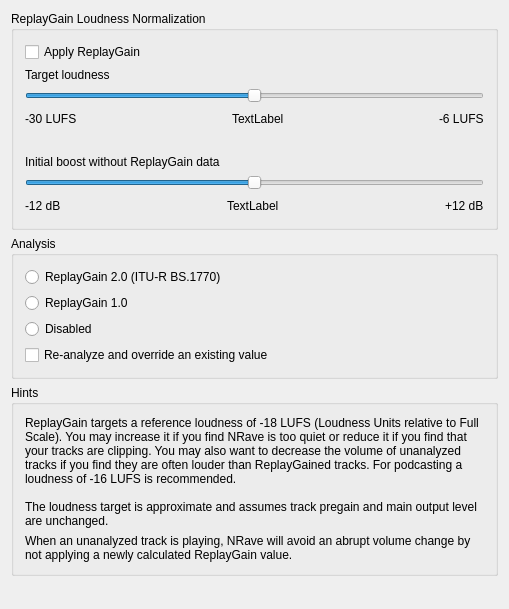
<?xml version="1.0" encoding="UTF-8"?>
<ui version="4.0">
 <class>DlgPrefReplayGainDlg</class>
 <widget class="QWidget" name="DlgPrefReplayGainDlg">
  <property name="geometry">
   <rect>
    <x>0</x>
    <y>0</y>
    <width>509</width>
    <height>609</height>
   </rect>
  </property>
  <property name="windowTitle">
   <string>Normalization Preferences</string>
  </property>
  <layout class="QVBoxLayout" name="verticalLayout">
   <item>
    <widget class="QGroupBox" name="groupBox">
     <property name="title">
      <string>ReplayGain Loudness Normalization</string>
     </property>
     <layout class="QVBoxLayout" name="verticalLayout_2">
      <item>
       <widget class="QCheckBox" name="EnableGain">
        <property name="toolTip">
         <string>Apply loudness normalization to loaded tracks.</string>
        </property>
        <property name="text">
         <string>Apply ReplayGain</string>
        </property>
       </widget>
      </item>
      <item>
       <widget class="QLabel" name="label_boost">
        <property name="toolTip">
         <string>For tracks with ReplayGain, adjust the target loudness to this LUFS value (Loudness Units relative to Full Scale).</string>
        </property>
        <property name="text">
         <string>Target loudness</string>
        </property>
        <property name="buddy">
         <cstring>SliderReplayGainBoost</cstring>
        </property>
       </widget>
      </item>
      <item>
       <widget class="QSlider" name="SliderReplayGainBoost">
        <property name="toolTip">
         <string/>
        </property>
        <property name="locale">
         <locale language="C" country="AnyCountry"/>
        </property>
        <property name="minimum">
         <number>-12</number>
        </property>
        <property name="maximum">
         <number>12</number>
        </property>
        <property name="singleStep">
         <number>1</number>
        </property>
        <property name="pageStep">
         <number>1</number>
        </property>
        <property name="value">
         <number>0</number>
        </property>
        <property name="orientation">
         <enum>Qt::Horizontal</enum>
        </property>
        <property name="tickInterval">
         <number>5</number>
        </property>
       </widget>
      </item>
      <item>
       <layout class="QHBoxLayout" name="horizontalLayout_2">
        <property name="spacing">
         <number>6</number>
        </property>
        <property name="rightMargin">
         <number>0</number>
        </property>
        <property name="bottomMargin">
         <number>20</number>
        </property>
        <item>
         <widget class="QLabel" name="label_3">
          <property name="text">
           <string>-30 LUFS</string>
          </property>
         </widget>
        </item>
        <item>
         <spacer>
          <property name="orientation">
           <enum>Qt::Horizontal</enum>
          </property>
          <property name="sizeHint" stdset="0">
           <size>
            <width>40</width>
            <height>20</height>
           </size>
          </property>
         </spacer>
        </item>
        <item>
         <widget class="QLabel" name="LabelCurrentReplayGainBoost">
          <property name="text">
           <string notr="true">TextLabel</string>
          </property>
         </widget>
        </item>
        <item>
         <spacer name="horizontalSpacer">
          <property name="orientation">
           <enum>Qt::Horizontal</enum>
          </property>
          <property name="sizeHint" stdset="0">
           <size>
            <width>40</width>
            <height>20</height>
           </size>
          </property>
         </spacer>
        </item>
        <item>
         <widget class="QLabel" name="label_4">
          <property name="text">
           <string>-6 LUFS</string>
          </property>
         </widget>
        </item>
       </layout>
      </item>
      <item>
       <widget class="QLabel" name="label">
        <property name="toolTip">
         <string>When ReplayGain is enabled, adjust tracks lacking ReplayGain information by this amount.</string>
        </property>
        <property name="text">
         <string>Initial boost without ReplayGain data</string>
        </property>
       </widget>
      </item>
      <item>
       <widget class="QSlider" name="SliderDefaultBoost">
        <property name="minimum">
         <number>-12</number>
        </property>
        <property name="maximum">
         <number>12</number>
        </property>
        <property name="pageStep">
         <number>1</number>
        </property>
        <property name="sliderPosition">
         <number>0</number>
        </property>
        <property name="orientation">
         <enum>Qt::Horizontal</enum>
        </property>
       </widget>
      </item>
      <item>
       <layout class="QHBoxLayout" name="horizontalLayout">
        <property name="bottomMargin">
         <number>0</number>
        </property>
        <item>
         <widget class="QLabel" name="label_2">
          <property name="text">
           <string>-12 dB</string>
          </property>
         </widget>
        </item>
        <item>
         <spacer name="horizontalSpacer_2">
          <property name="orientation">
           <enum>Qt::Horizontal</enum>
          </property>
          <property name="sizeHint" stdset="0">
           <size>
            <width>40</width>
            <height>20</height>
           </size>
          </property>
         </spacer>
        </item>
        <item>
         <widget class="QLabel" name="LabelCurrentDefaultBoost">
          <property name="text">
           <string notr="true">TextLabel</string>
          </property>
         </widget>
        </item>
        <item>
         <spacer name="horizontalSpacer_3">
          <property name="orientation">
           <enum>Qt::Horizontal</enum>
          </property>
          <property name="sizeHint" stdset="0">
           <size>
            <width>40</width>
            <height>20</height>
           </size>
          </property>
         </spacer>
        </item>
        <item>
         <widget class="QLabel" name="label_6">
          <property name="text">
           <string>+12 dB</string>
          </property>
         </widget>
        </item>
       </layout>
      </item>
     </layout>
    </widget>
   </item>
   <item>
    <widget class="QGroupBox" name="groupBoxAnalysis">
     <property name="title">
      <string>Analysis</string>
     </property>
     <layout class="QVBoxLayout" name="verticalLayout_3">
      <item>
       <widget class="QRadioButton" name="radioButtonRG2">
        <property name="text">
         <string>ReplayGain 2.0 (ITU-R BS.1770)</string>
        </property>
        <attribute name="buttonGroup">
         <string notr="true">buttonGroupAnalyzer</string>
        </attribute>
       </widget>
      </item>
      <item>
       <widget class="QRadioButton" name="radioButtonRG1">
        <property name="text">
         <string>ReplayGain 1.0</string>
        </property>
        <attribute name="buttonGroup">
         <string notr="true">buttonGroupAnalyzer</string>
        </attribute>
       </widget>
      </item>
      <item>
       <widget class="QRadioButton" name="radioButtonDisable">
        <property name="text">
         <string>Disabled</string>
        </property>
        <attribute name="buttonGroup">
         <string notr="true">buttonGroupAnalyzer</string>
        </attribute>
       </widget>
      </item>
      <item>
       <widget class="QCheckBox" name="checkBoxReanalyze">
        <property name="text">
         <string>Re-analyze and override an existing value </string>
        </property>
       </widget>
      </item>
     </layout>
    </widget>
   </item>
   <item>
    <widget class="QGroupBox" name="Hints">
     <property name="title">
      <string>Hints</string>
     </property>
     <layout class="QGridLayout" name="gridLayout_6">
      <item row="0" column="0">
       <widget class="QLabel" name="label_8">
        <property name="text">
         <string>ReplayGain targets a reference loudness of -18 LUFS (Loudness Units relative to Full Scale). You may increase it if you find NRave is too quiet or reduce it if you find that your tracks are clipping. You may also want to decrease the volume of unanalyzed tracks if you find they are often louder than ReplayGained tracks. For podcasting a loudness of -16 LUFS is recommended.

The loudness target is approximate and assumes track pregain and main output level are unchanged.</string>
        </property>
        <property name="scaledContents">
         <bool>true</bool>
        </property>
        <property name="wordWrap">
         <bool>true</bool>
        </property>
       </widget>
      </item>
      <item row="1" column="0">
       <widget class="QLabel" name="label_26">
        <property name="text">
         <string>When an unanalyzed track is playing, NRave will avoid an abrupt volume change by not applying a newly calculated ReplayGain value.</string>
        </property>
        <property name="wordWrap">
         <bool>true</bool>
        </property>
       </widget>
      </item>
     </layout>
    </widget>
   </item>
   <item>
    <spacer name="verticalSpacer">
     <property name="orientation">
      <enum>Qt::Vertical</enum>
     </property>
     <property name="sizeHint" stdset="0">
      <size>
       <width>20</width>
       <height>40</height>
      </size>
     </property>
    </spacer>
   </item>
  </layout>
 </widget>
 <layoutdefault spacing="6" margin="11"/>
 <tabstops>
  <tabstop>EnableGain</tabstop>
  <tabstop>SliderReplayGainBoost</tabstop>
  <tabstop>SliderDefaultBoost</tabstop>
  <tabstop>radioButtonRG1</tabstop>
  <tabstop>radioButtonRG2</tabstop>
  <tabstop>radioButtonDisable</tabstop>
  <tabstop>checkBoxReanalyze</tabstop>
 </tabstops>
 <resources/>
 <connections/>
 <buttongroups>
  <buttongroup name="buttonGroupAnalyzer"/>
 </buttongroups>
</ui>
